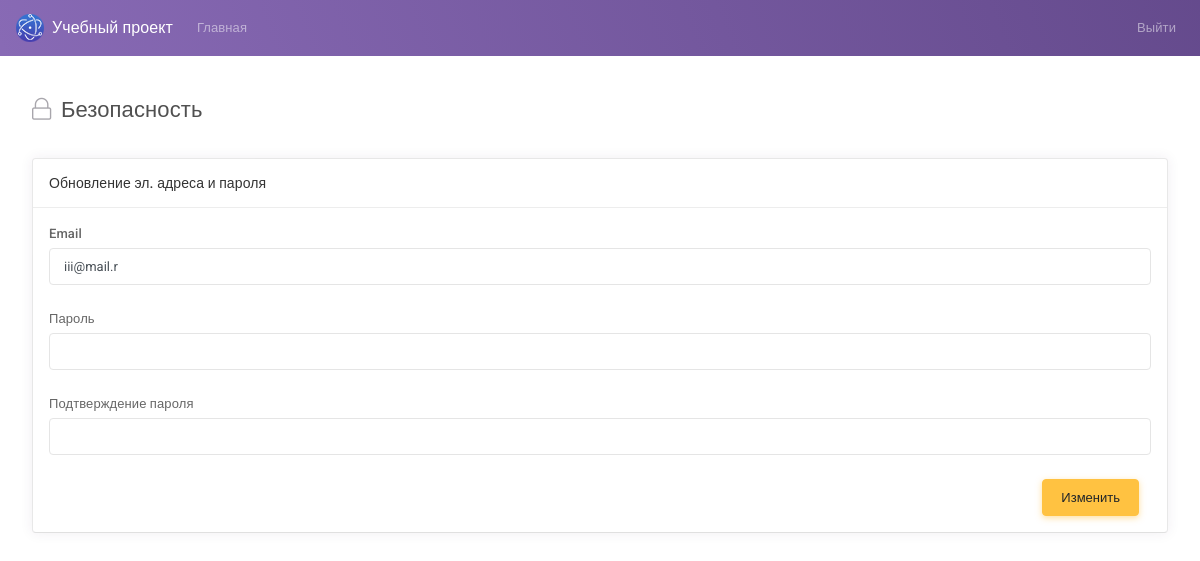
Page /security.php/?id=21 (signed in) on the earlier database version.
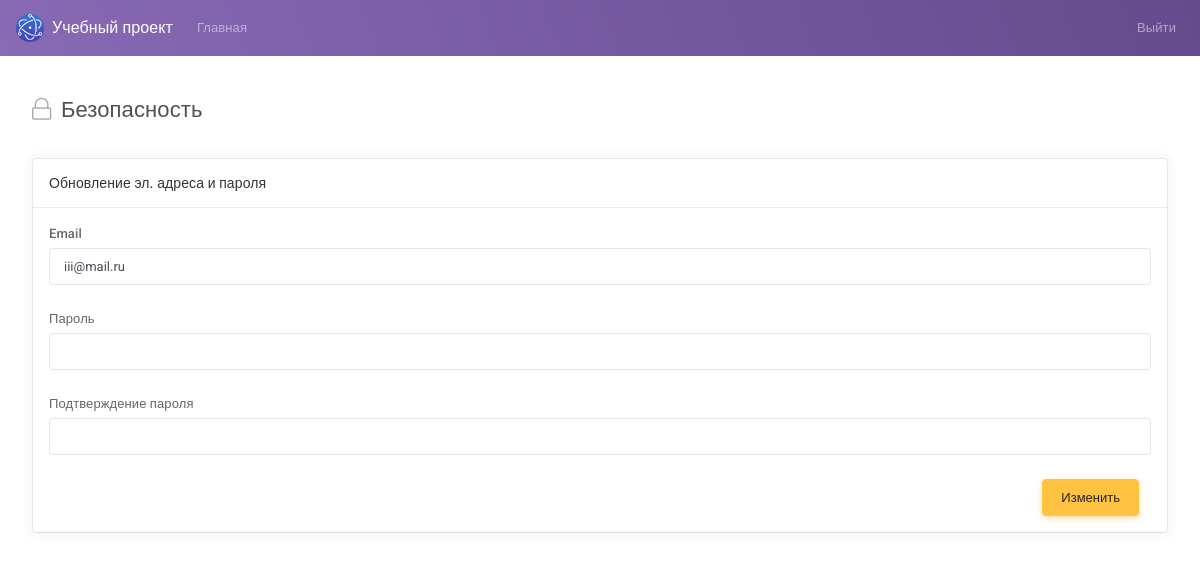
Same page on the later database version.
### tables this page shows
CREATE TABLE `users` (
  `id` int NOT NULL,
  `email` varchar(255) NOT NULL,
  `password` varchar(255) NOT NULL,
  `role` varchar(255) DEFAULT 'user',
  `name` varchar(255) DEFAULT NULL,
  `work` varchar(255) DEFAULT NULL,
  `phone` varchar(255) DEFAULT NULL,
  `location` varchar(255) DEFAULT NULL,
  `status` varchar(255) DEFAULT NULL,
  `vk_link` varchar(255) DEFAULT NULL,
  `tg_link` varchar(255) DEFAULT NULL,
  `instagram_link` varchar(255) DEFAULT NULL,
  `image` varchar(255) DEFAULT NULL
);

### functions.php (called while the page is built, shortened)
<?php
function get_user_by_id($id)
{
    $pdo = new PDO("mysql:dbname=marlin2;host=localhost", "root", "");
    $sql = "SELECT * FROM users WHERE id=:id";
    $statement = $pdo->prepare($sql);
    $statement->execute(['id' => $id]);
    return $statement->fetch(PDO::FETCH_ASSOC);
}

### security.php (the view, shortened to what this page needs)
<?php
require_once "functions.php";
$id = $_GET['id'];
$user = get_user_by_id($id);
?>
<!DOCTYPE html>
<html lang="en">
<head>
    <link id="vendorsbundle" rel="stylesheet" media="screen, print" href="/css/vendors.bundle.css">
    <link id="appbundle" rel="stylesheet" media="screen, print" href="/css/app.bundle.css">
    <link id="myskin" rel="stylesheet" media="screen, print" href="/css/skins/skin-master.css">
    <link rel="stylesheet" media="screen, print" href="/css/fa-solid.css">
    <link rel="stylesheet" media="screen, print" href="/css/fa-brands.css">
</head>
<body>
    <nav class="navbar navbar-expand-lg navbar-dark bg-primary bg-primary-gradient">
        <a class="navbar-brand d-flex align-items-center fw-500" href="/users.php"><img alt="logo" class="d-inline-block align-top mr-2" src="/img/logo.png"> Учебный проект</a>
        <div class="collapse navbar-collapse" id="navbarColor02">
            <ul class="navbar-nav mr-auto">
                <li class="nav-item">
                    <a class="nav-link" href="/users.php">Главная <span class="sr-only">(current)</span></a>
                </li>
            </ul>
            <ul class="navbar-nav ml-auto">
            <?php if(!$_SESSION['user']): ?>
            <li class="nav-item">
                <a class="nav-link" href="page_login.php">Войти</a>
            </li>
            <?php else: ?>
            <li class="nav-item">
                <a class="nav-link" href="/logout_script.php/?id=<?php if(isset($_SESSION['user'])) {
                    echo $_SESSION['user']['id'];
                } ?>">Выйти</a>
            </li>
            <?php endif; ?>
            </ul>
        </div>
    </nav>
    <main id="js-page-content" role="main" class="page-content mt-3">
        <div class="subheader">
            <h1 class="subheader-title">
                <i class='subheader-icon fal fa-lock'></i> Безопасность
            </h1>
        </div>
        <form action="/security_script.php" method="post">
            <div class="row">
                <div class="col-xl-6">
                    <div id="panel-1" class="panel">
                        <div class="panel-container">
                            <div class="panel-hdr">
                                <h2>Обновление эл. адреса и пароля</h2>
                            </div>
                            <div class="panel-content">
                                <div class="form-group">
                                    <label class="form-label" for="simpleinput">Email</label>
                                    <input type="text" name="email" id="simpleinput" class="form-control" value="<?php echo $user['email'];?>">
                                </div>
                                <div class="form-group">
                                    <label class="form-label" for="simpleinput">Пароль</label>
                                    <input type="password" name="password" id="simpleinput" class="form-control">
                                </div>
                                <div class="form-group">
                                    <label class="form-label" for="simpleinput">Подтверждение пароля</label>
                                    <input type="password" id="simpleinput" class="form-control">
                                </div>
                                <div class="col-md-12 mt-3 d-flex flex-row-reverse">
                                    <button type="submit" class="btn btn-warning">Изменить</button>
                                </div>
                            </div>
                        </div>
                    </div>
                </div>
            </div>
        </form>
    </main>
</body>
</html>

Differences in the rows shown:
changed users: email "iii@mail.r" → "iii@mail.ru"
